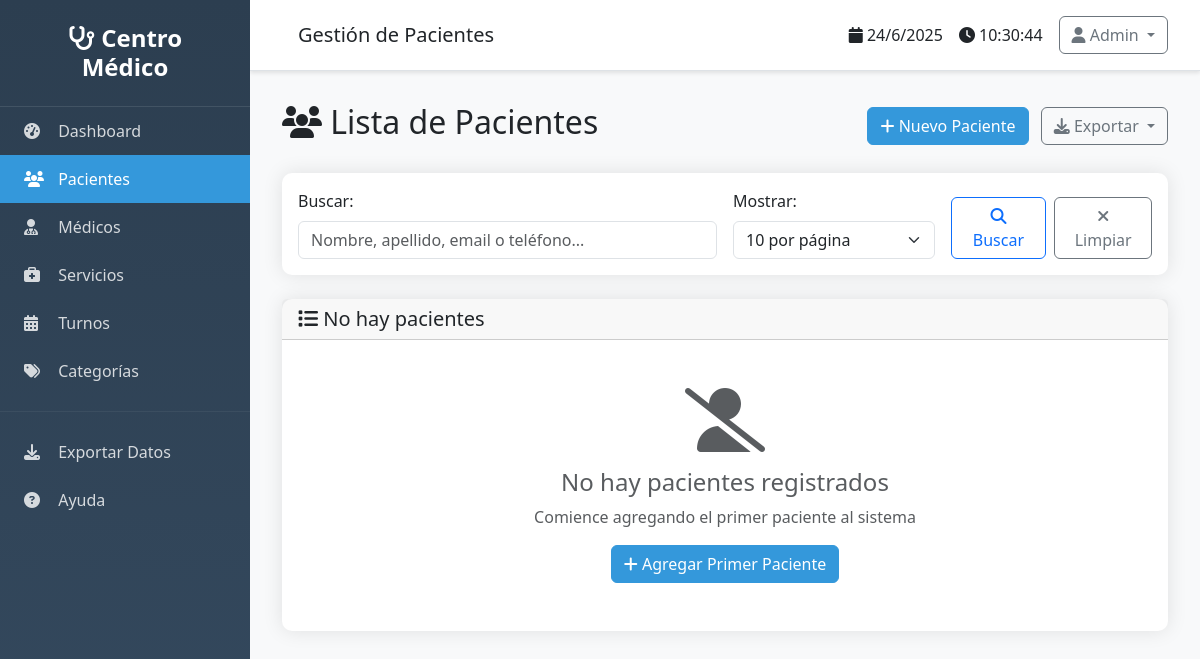
Page /clientes/ on the earlier database version.
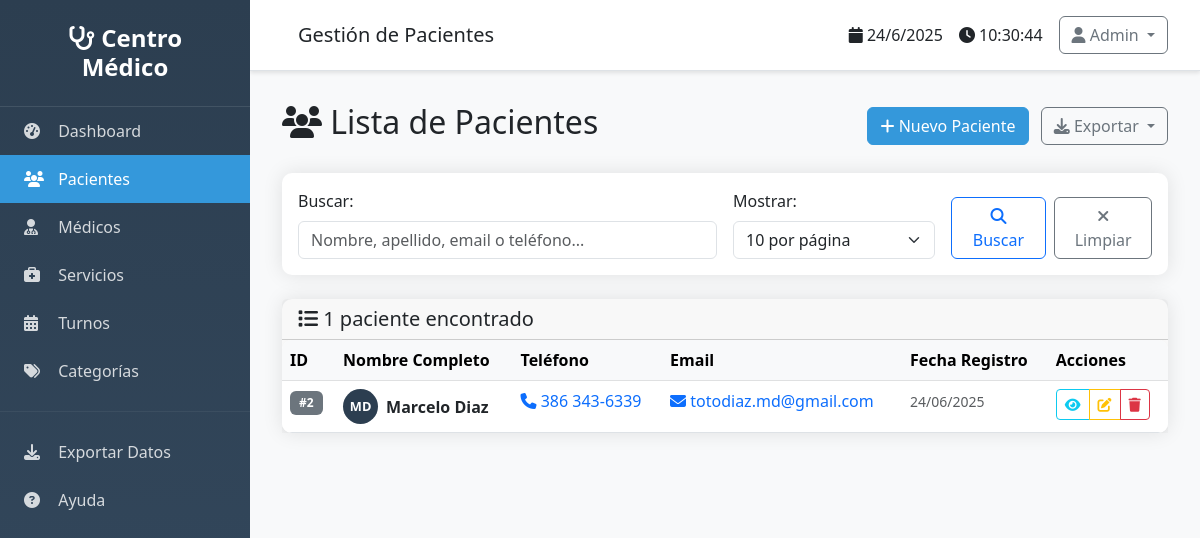
Same page on the later database version.
### src/models/cliente.py (models this page shows, shortened)
class Cliente(db.Model):
    __tablename__ = 'clientes'
    id = db.Column(db.Integer, primary_key=True)
    nombre = db.Column(db.String(100), nullable=False)
    apellido = db.Column(db.String(100), nullable=False)
    telefono = db.Column(db.String(20), nullable=True)
    email = db.Column(db.String(120), nullable=True)
    fecha_creacion = db.Column(db.DateTime, default=datetime.utcnow)
    activo = db.Column(db.Boolean, default=True)
    turnos = db.relationship('Turno', backref='cliente', lazy=True)
    @property
    def nombre_completo(self):
        return f"{self.nombre} {self.apellido}"

### src/routes/clientes.py (the view)
@clientes_bp.route('/')
def listar():
    try:
        page = request.args.get('page', 1, type=int)
        per_page = request.args.get('per_page', 10, type=int)
        search = request.args.get('search', '', type=str)
        if ClienteService:
            clientes = ClienteService.get_paginated_clientes(page, per_page, search)
        else:
            from flask import abort
            abort(500)
        return render_template('clientes/listar.html',
                             clientes=clientes,
                             search=search)
    except Exception as e:
        flash(f'Error al cargar clientes: {str(e)}', 'error')
        return render_template('clientes/listar.html', clientes=None, search='')

### src/services/cliente_service.py (called while the page is built, shortened)
    @staticmethod
    def get_paginated_clientes(page=1, per_page=10, search=''):
        query = Cliente.query.filter_by(activo=True)
        return query.order_by(Cliente.apellido, Cliente.nombre).paginate(
            page=page, per_page=per_page, error_out=False
        )

### src/utils/helpers.py (called while the page is built)
def formatear_telefono(telefono):
    if not telefono:
        return ''
    telefono_limpio = re.sub(r'[^\d+]', '', str(telefono))
    if telefono_limpio.startswith('+54'):
        if len(telefono_limpio) >= 13:
            return f"+54 9 {telefono_limpio[5:8]} {telefono_limpio[8:11]}-{telefono_limpio[11:]}"
        return telefono_limpio
    if len(telefono_limpio) == 10:
        return f"{telefono_limpio[:3]} {telefono_limpio[3:6]}-{telefono_limpio[6:]}"
    elif len(telefono_limpio) == 8:
        return f"{telefono_limpio[:4]}-{telefono_limpio[4:]}"
    return telefono

### templates/clientes/listar.html (shortened to what this page needs)
{% extends "base.html" %}
{% block page_title %}Gestión de Pacientes{% endblock %}
{% block content %}
<div class="d-flex justify-content-between align-items-center mb-4">
    <h2>
        <i class="fas fa-users"></i> Lista de Pacientes
    </h2>
    <div>
        <a href="{{ url_for('clientes.nuevo') }}" class="btn btn-primary">
            <i class="fas fa-plus"></i> Nuevo Paciente
        </a>
        <div class="btn-group ms-2">
            <button type="button" class="btn btn-outline-secondary dropdown-toggle" data-bs-toggle="dropdown">
                <i class="fas fa-download"></i> Exportar
            </button>
        </div>
    </div>
</div>
<div class="card mb-4">
    <div class="card-body">
        <form method="GET" class="row g-3">
            <div class="col-md-6">
                <label for="search" class="form-label">Buscar:</label>
                <input type="text" class="form-control" id="search" name="search"
                       value="{{ search }}" placeholder="Nombre, apellido, email o teléfono...">
            </div>
            <div class="col-md-3">
                <label for="per_page" class="form-label">Mostrar:</label>
                <select class="form-select" id="per_page" name="per_page">
                    <option value="10" {% if request.args.get('per_page', '10') == '10' %}selected{% endif %}>10 por página</option>
                </select>
            </div>
            <div class="col-md-3 d-flex align-items-end">
                <button type="submit" class="btn btn-outline-primary me-2">
                    <i class="fas fa-search"></i> Buscar
                </button>
                <a href="{{ url_for('clientes.listar') }}" class="btn btn-outline-secondary">
                    <i class="fas fa-times"></i> Limpiar
                </a>
            </div>
        </form>
    </div>
</div>
<div class="card">
    <div class="card-header">
        <h5 class="card-title mb-0">
            <i class="fas fa-list"></i>
            {% if clientes and clientes.items %}
                {{ clientes.total }} paciente{{ 's' if clientes.total != 1 else '' }} encontrado{{ 's' if clientes.total != 1 else '' }}
            {% else %}
                No hay pacientes
            {% endif %}
        </h5>
    </div>
    <div class="card-body p-0">
        {% if clientes and clientes.items %}
            <div class="table-responsive">
                <table class="table table-hover mb-0">
                    <thead class="table-light">
                        <tr>
                            <th>ID</th>
                            <th>Nombre Completo</th>
                            <th>Teléfono</th>
                            <th>Email</th>
                            <th>Fecha Registro</th>
                            <th>Acciones</th>
                        </tr>
                    </thead>
                    <tbody>
                        {% for cliente in clientes.items %}
                        <tr>
                            <td>
                                <span class="badge bg-secondary">#{{ cliente.id }}</span>
                            </td>
                            <td>
                                <div class="d-flex align-items-center">
                                    <div class="avatar-circle me-2">
                                        {{ cliente.nombre[0] }}{{ cliente.apellido[0] }}
                                    </div>
                                    <div>
                                        <strong>{{ cliente.nombre }} {{ cliente.apellido }}</strong>
                                    </div>
                                </div>
                            </td>
                            <td>
                                {% if cliente.telefono %}
                                    <a href="tel:{{ cliente.telefono }}" class="text-decoration-none">
                                        <i class="fas fa-phone"></i> {{ cliente.telefono|telefono }}
                                    </a>
                                {% else %}
                                    <span class="text-muted">Sin teléfono</span>
                                {% endif %}
                            </td>
                            <td>
                                {% if cliente.email %}
                                    <a href="mailto:{{ cliente.email }}" class="text-decoration-none">
                                        <i class="fas fa-envelope"></i> {{ cliente.email }}
                                    </a>
                                {% else %}
                                    <span class="text-muted">Sin email</span>
                                {% endif %}
                            </td>
                            <td>
                                <small class="text-muted">
                                    {{ cliente.fecha_creacion.strftime('%d/%m/%Y') if cliente.fecha_creacion else 'N/A' }}
                                </small>
                            </td>
                            <td>
                                <div class="btn-group btn-group-sm">
                                    <a href="{{ url_for('clientes.detalle', id=cliente.id) }}"
                                       class="btn btn-outline-info" title="Ver detalle">
                                        <i class="fas fa-eye"></i>
                                    </a>
                                    <a href="{{ url_for('clientes.editar', id=cliente.id) }}"
                                       class="btn btn-outline-warning" title="Editar">
                                        <i class="fas fa-edit"></i>
                                    </a>
                                    <button type="button" class="btn btn-outline-danger"
                                            title="Eliminar" onclick="eliminarCliente({{ cliente.id }}, '{{ cliente.nombre_completo }}')">
                                        <i class="fas fa-trash"></i>
                                    </button>
                                </div>
                            </td>
                        </tr>
                        {% endfor %}
                    </tbody>
                </table>
            </div>
        {% else %}
            <div class="text-center py-5">
                <i class="fas fa-user-slash fa-4x text-muted mb-3"></i>
                <h4 class="text-muted">No hay pacientes registrados</h4>
                <p class="text-muted">
                    {% if search %}
                        No se encontraron pacientes con el término "{{ search }}"
                    {% else %}
                        Comience agregando el primer paciente al sistema
                    {% endif %}
                </p>
                {% if not search %}
                    <a href="{{ url_for('clientes.nuevo') }}" class="btn btn-primary">
                        <i class="fas fa-plus"></i> Agregar Primer Paciente
                    </a>
                {% else %}
                    <a href="{{ url_for('clientes.listar') }}" class="btn btn-outline-secondary">
                        <i class="fas fa-arrow-left"></i> Ver Todos los Pacientes
                    </a>
                {% endif %}
            </div>
        {% endif %}
    </div>
</div>
{% endblock %}

### templates/base.html (shortened to what this page needs)
<!DOCTYPE html>
<html lang="es">
<head>
    <link href="https://cdn.jsdelivr.net/npm/bootstrap@5.3.0/dist/css/bootstrap.min.css" rel="stylesheet">
    <link href="https://cdnjs.cloudflare.com/ajax/libs/font-awesome/6.4.0/css/all.min.css" rel="stylesheet">
</head>
<body>
    <nav class="sidebar" id="sidebar">
        <div class="logo">
            <h4><i class="fas fa-stethoscope"></i> Centro Médico</h4>
        </div>
        <ul class="nav flex-column">
            <li class="nav-item">
                <a class="nav-link {% if request.endpoint == 'main.index' %}active{% endif %}" href="{{ url_for('main.index') }}">
                    <i class="fas fa-tachometer-alt"></i>
                    Dashboard
                </a>
            </li>
            <li class="nav-item">
                <a class="nav-link {% if 'clientes' in request.endpoint %}active{% endif %}" href="{{ url_for('clientes.listar') }}">
                    <i class="fas fa-users"></i>
                    Pacientes
                </a>
            </li>
            <li class="nav-item">
                <a class="nav-link {% if 'profesionales' in request.endpoint %}active{% endif %}" href="{{ url_for('profesionales.listar') }}">
                    <i class="fas fa-user-md"></i>
                    Médicos
                </a>
            </li>
            <li class="nav-item">
                <a class="nav-link {% if 'servicios' in request.endpoint %}active{% endif %}" href="{{ url_for('servicios.listar') }}">
                    <i class="fas fa-briefcase-medical"></i>
                    Servicios
                </a>
            </li>
            <li class="nav-item">
                <a class="nav-link {% if 'turnos' in request.endpoint %}active{% endif %}" href="{{ url_for('turnos.listar') }}">
                    <i class="fas fa-calendar-alt"></i>
                    Turnos
                </a>
            </li>
            <li class="nav-item">
                <a class="nav-link {% if 'categorias' in request.endpoint %}active{% endif %}" href="{{ url_for('categorias.listar') }}">
                    <i class="fas fa-tags"></i>
                    Categorías
                </a>
            </li>
            <hr style="border-color: rgba(255,255,255,0.2); margin: 1rem 0;">
            <li class="nav-item">
                <a class="nav-link" href="#" onclick="exportarDatos()">
                    <i class="fas fa-download"></i>
                    Exportar Datos
                </a>
            </li>
            <li class="nav-item">
                <a class="nav-link" href="#" onclick="mostrarAyuda()">
                    <i class="fas fa-question-circle"></i>
                    Ayuda
                </a>
            </li>
        </ul>
    </nav>
    <div class="main-content">
        <div class="top-navbar d-flex justify-content-between align-items-center">
            <div class="d-flex align-items-center">
                <h5 class="mb-0 ms-3">{% block page_title %}Sistema de Gestión{% endblock %}</h5>
            </div>
            <div class="d-flex align-items-center">
                <span class="me-3">
                    <i class="fas fa-calendar"></i>
                    <span id="current-date"></span>
                </span>
                <span class="me-3">
                    <i class="fas fa-clock"></i>
                    <span id="current-time"></span>
                </span>
                <div class="dropdown">
                    <button class="btn btn-outline-secondary dropdown-toggle" type="button" data-bs-toggle="dropdown">
                        <i class="fas fa-user"></i> Admin
                    </button>
                </div>
            </div>
        </div>
        <div class="content-wrapper">
            {% block content %}{% endblock %}
        </div>
    </div>
</body>
</html>

### templates/base.html (style rules this page uses)
:root { --primary-color: #2c3e50; --secondary-color: #3498db; --success-color: #27ae60; --warning-color: #f39c12; --danger-color: #e74c3c; --sidebar-width: 250px; }
body { font-family: 'Segoe UI', Tahoma, Geneva, Verdana, sans-serif; background-color: #f8f9fa; }
.sidebar { position: fixed; top: 0; left: 0; height: 100vh; width: var(--sidebar-width); background: linear-gradient(180deg, var(--primary-color) 0%, #34495e 100%); z-index: 1000; transition: all 0.3s; overflow-y: auto; }
.sidebar .logo { padding: 1.5rem; text-align: center; border-bottom: 1px solid rgba(255,255,255,0.1); }
.sidebar .logo h4 { color: white; margin: 0; font-weight: 600; }
.sidebar .nav-link { color: rgba(255,255,255,0.8); padding: 0.75rem 1.5rem; border: none; border-radius: 0; transition: all 0.3s; }
.sidebar .nav-link.active { color: white; background-color: var(--secondary-color); }
.sidebar .nav-link i { width: 20px; margin-right: 10px; }
.main-content { margin-left: var(--sidebar-width); min-height: 100vh; transition: all 0.3s; }
.top-navbar { background: white; border-bottom: 1px solid #dee2e6; padding: 1rem 2rem; box-shadow: 0 2px 4px rgba(0,0,0,0.1); }
.content-wrapper { padding: 2rem; }
.card { border: none; border-radius: 10px; box-shadow: 0 0 20px rgba(0,0,0,0.1); transition: transform 0.3s; }
.btn-primary { background-color: var(--secondary-color); border-color: var(--secondary-color); }
.table { background: white; border-radius: 10px; overflow: hidden; box-shadow: 0 0 20px rgba(0,0,0,0.1); }
.badge { font-size: 0.75em; padding: 0.5em 0.75em; }

### templates/clientes/listar.html (style rules this page uses)
.avatar-circle { width: 35px; height: 35px; border-radius: 50%; background-color: var(--primary-color); color: white; display: flex; align-items: center; justify-content: center; font-size: 0.8rem; font-weight: bold; }

Differences in the rows shown:
added Cliente: id "2", nombre "M", apellido "D", nombre "Marcelo", apellido "Diaz", telefono|telefono "386 343-6339", email "totodiaz.md@gmail.com", fecha_creacion "24/06/2025"
Other differences:
{{ clientes.total }}: (not shown) → "1"
text no longer shown: "No hay pacientes No hay pacientes registrados Comience agregando el primer paciente al sistema Agregar Primer Paciente"
text now shown: "paciente encontrado ID Nombre Completo Teléfono Email Fecha Registro Acciones"
